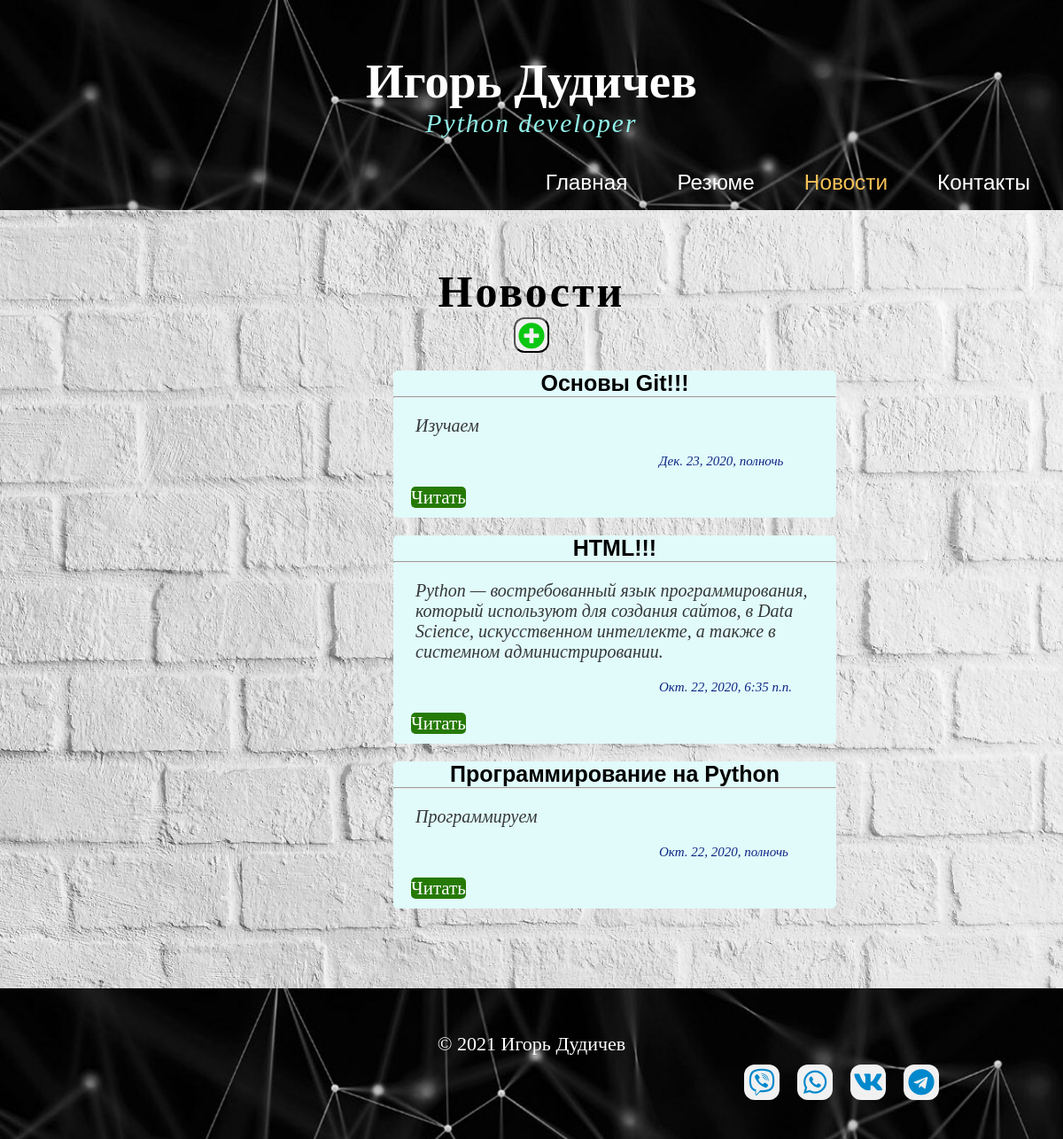
Page /news/ on the committed database.
### news/models.py (models this page shows, shortened)
class Article(models.Model):
	title = models.CharField('Название', max_length=50)
	anons = models.CharField('Анонс', max_length=250)
	full_text = models.TextField('Статья')
	date = models.DateTimeField('Дата публикации')
	class Meta:
		verbose_name = 'Новость'
		verbose_name_plural = 'Новости'

### news/views.py (the view)
# urls.py: path('', views.news_home, name='news_home'),
def news_home(request):
	news = Article.objects.order_by('-date')
	return render(request, 'news/news_home.html', {'news' : news})

### news/templates/news/news_home.html (shortened to what this page needs)
{% extends 'webexample/layout.html' %}
{% block info_menu %}
          <ul class = "menu">
            <li><a href="{% url 'home' %}">Главная</a></li>
            <li><a href="{% url 'rezume' %}">Резюме</a></li>
            <li class="selected"><a href="{% url 'news_home' %}">Новости</a>
            </li>
            <li><a href="{% url 'contact' %}">Контакты</a></li>
          </ul>
{% endblock %}
{% block content %}
        <div class="my_news">
        <h2>Новости</h2>
        <div class="plus">
           <a href="{% url 'create' %}"><button type="submit" title="Добавить новость"><i class="fa fa-plus-circle" aria-hidden="true"></i></button></a>
        </div>
        {% if news %}
          {% for el in news %}
            <div class="alert-warning">
                <h3>{{ el.title }}</h3>
                <hr>
                <p>{{ el.anons }}</p>
                <p id="alert-date">{{ el.date }}</p>
                <a href="{% url 'news-detail' el.id %}">Читать</a>
            </div>
          {% endfor %}
        {% else %}
          <p>У вас нет записей!</p>
        {% endif %}
        </div>
{% endblock %}

### webexample/templates/webexample/layout.html (shortened to what this page needs)
{% load static %}
<!DOCTYPE html>
<html lang = "ru">
  <head>
    <link rel="stylesheet" href="{% static 'webexample/css/style.css' %}">
    <link rel="stylesheet" href="https://use.fontawesome.com/releases/v5.0.13/css/all.css">
  </head>
  <body>
  		<div class = "header">
  			<div class = "logo">
  				<h1>Игорь Дудичев</h1>
  				<p>Python developer</p>
  			</div>
  			<div class = "menubar">
            {% block info_menu %}
            {% endblock %}
  			</div>
  		</div>
      <div class="main">
          {% block content %}
          {% endblock %}
      </div>
  		<div class ="footer">
  			<p>&copy; 2021 Игорь Дудичев</p>
  			<div class="icon">
  				<ul>
  					<li><a href="https://tele.click/{username}" target="blank"><i class="fab fa-telegram"></i></a></li>
  					<li><a href="https://vk.com/igor_dudichev" target="blank"><i class="fab fa-vk"></i></a></li>
  					<li><a href="tel: +79535778805" target="blank"><i class="fab fa-whatsapp"></i></a></li>
  					<li><a href="tel: +79535778805" target="blank"><i class="fab fa-viber"></i></a></li>
  				</ul>
  			</div>
  		</div>
  </body>
</html>

### webexample/static/webexample/css/style.css (style rules this page uses)
* { margin: 0; padding: 0; }
.header { background-image: url("../img/21.jpeg"); height: 237px; font-size: 0.8em; margin-left: 0px; margin-right: 0px; background-size:cover; position: fixed; width: 100%; }
.logo h1 { font-size: 430%; }
.logo p { font-size: 230%; color: #92f2ea; font-style: italic; letter-spacing: 2px; }
.logo { text-align: center; color: white; padding-top: 60px; }
.menubar { width: 900px; height: 46px; font-size: 190%; margin-top: 20px; float: right; }
ul.menu { float: right; }
ul.menu li { float: left; padding: 0 0 0 1px; list-style: none; margin: 10px 2px 0 0; }
ul.menu li a { font: normal 100% 'trebuchet ms', sans-serif; display: block; height: 20px; padding: 6px 35px 5px 18px; color: #fff; text-decoration: none; }
ul.menu li.selected a { color: #f7c155; }
.main { background-image: url("../img/first_bg.jpg"); background-size: cover; padding-top: 300px; padding-bottom: 70px; min-height: 500px; }
.footer { background-image: url("../img/21.jpeg"); height: 170px; background-size:cover; }
.footer p { text-align: center; color: white; padding-top: 50px; font-size: 22px; }
.icon { padding-right: 130px; }
.icon li { display: inline-block; float: right; }
.icon li a { display: inline-block; height: 40px; width: 40px; background-color: #f1f1f1; margin: 10px; border-radius: 30%; text-align: center; }
.icon li a i { color: #0088CC; font-size: 30px; margin-top: 5px; }
.my_news h2 { font-size: 50px; text-align: center; letter-spacing: 3px; }
.my_news p { margin: 20px 25px; font-size: 20px; font-style: italic; color: #353838; }
.plus { text-align: center; }
.plus a button { display: inline-block; height: 40px; width: 40px; background-color: #f1f1f1; border-radius: 30%; text-align: center; cursor: pointer; }
.plus a button i { color: #0cc712; font-size: 30px; margin-top: 2px; }
.alert-warning { border: 2px hidden black; background-color: #e1fafa; border-radius: 5px; clear: both; width: 500px; margin: 20px 37%; padding-bottom: 10px; }
.alert-warning h3 { text-align: center; font-size: 25px; font-family: sans-serif; }
.alert-warning a { text-decoration: none; font-size: 21px; background-color: #257a06; color: white; border: 3px hidden; border-radius: 5px; margin: 20px; }
#alert-date { font-size: 15px; color: #0d2785; margin-left: 300px; }

### rows in the picture
Article: title "Основы Git!!!", anons "Изучаем", date "Дек. 23, 2020, полночь"
Article: title "HTML!!!", anons "Python — востребованный язык программирования, который используют для создания сайтов, в Data Science, искусственном интеллекте, а также в системном администрировании.", date "Окт. 22, 2020, 6:35 п.п."
Article: title "Программирование на Python", anons "Программируем", date "Окт. 22, 2020, полночь"
